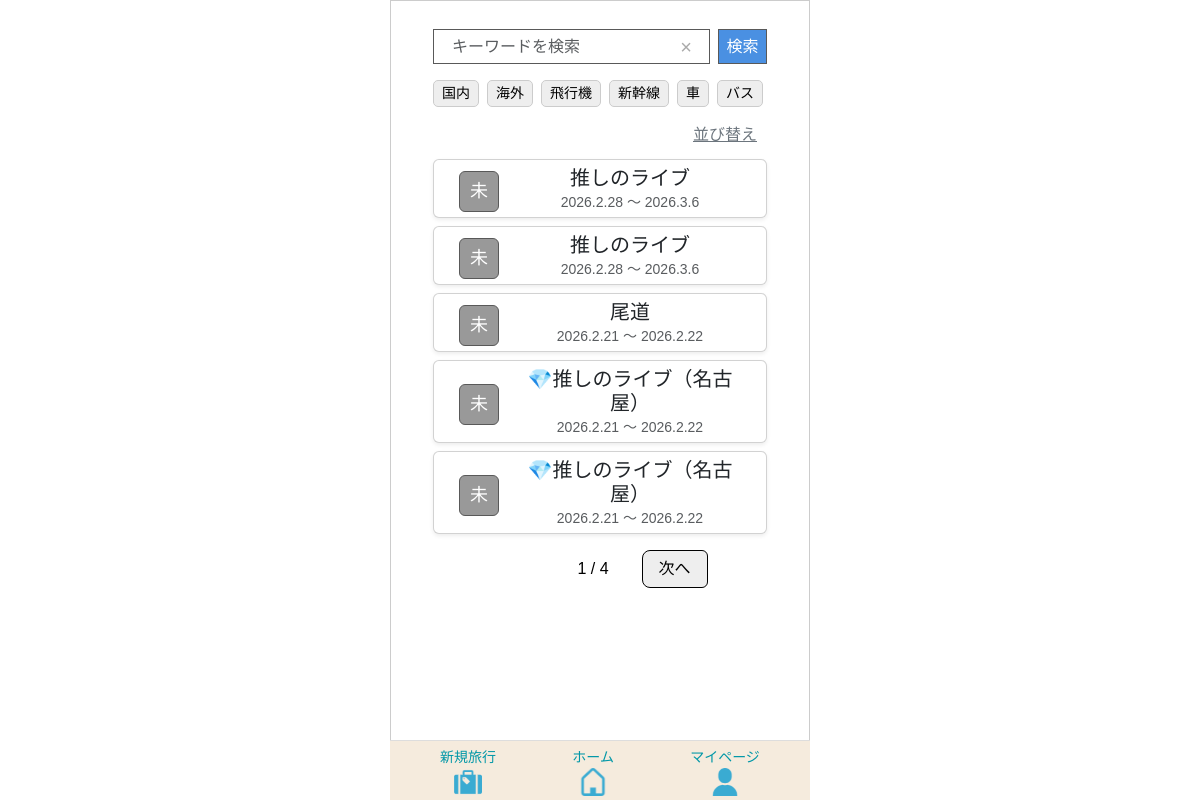
/home/ (signed in), run on an earlier commit of the app's database.
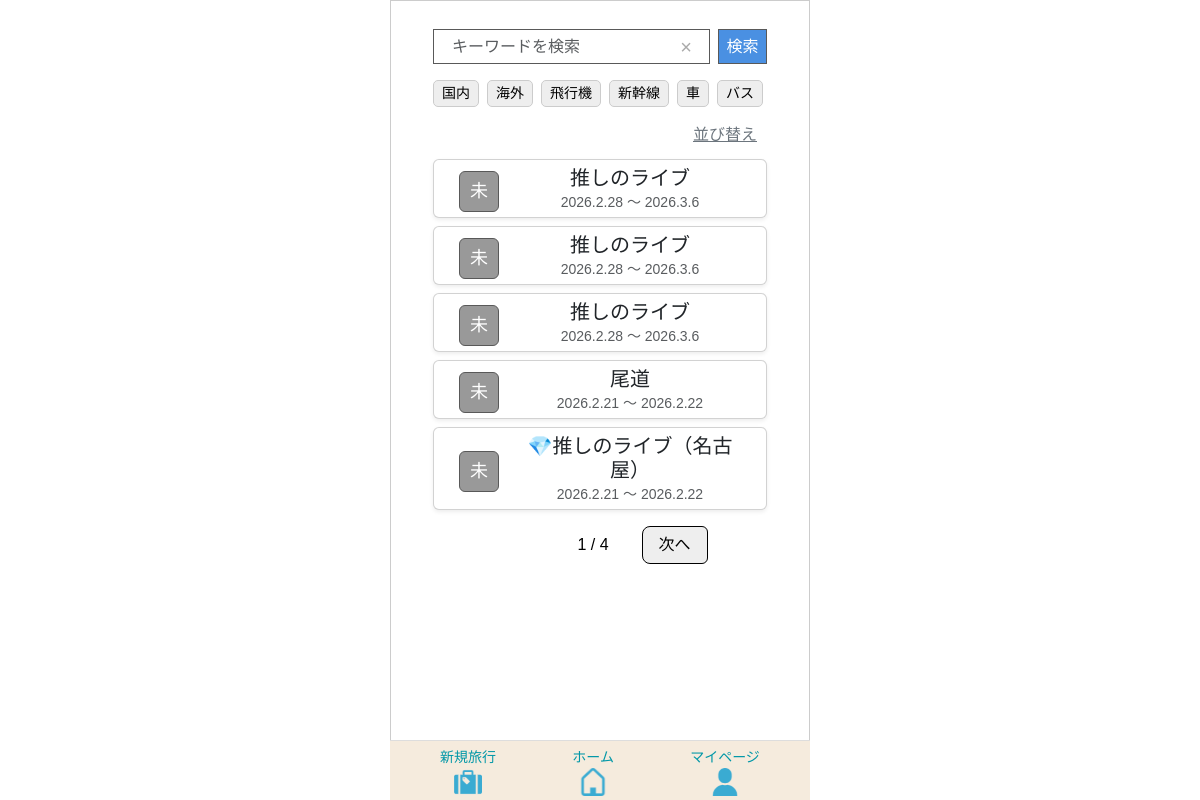
And on a later commit of the database.
### app/models/travel.py (models this page shows, shortened)
class Transport(models.Model):
    class TransportType(models.IntegerChoices):
     AIRPLANE   = 0, _("飛行機")
     SHINKANSEN = 1, _("新幹線")
     CAR        = 2, _("車")
     BUS        = 3, _("バス")
     TRAIN      = 4, _("電車")
     OTHER      = 5, _("その他")
    transport_id = models.AutoField(
        primary_key=True,
        verbose_name=_("交通手段ID")
    )
    transport_type = models.IntegerField(
    choices=TransportType.choices,
    verbose_name=_("交通手段")
    )
    created_at = models.DateTimeField(
        auto_now_add=True,
        verbose_name=_("作成日")
    )
    updated_at = models.DateTimeField(
       auto_now=True,
        verbose_name=_("更新日")
    )
    class Meta:
        verbose_name = _("交通手段")
        verbose_name_plural = _("交通手段")

class Travel_info(models.Model):
    class StayType(models.IntegerChoices):
        DAY_TRIP = 0, _("日帰り")
        STAY     = 1, _("宿泊")
    class LocationType(models.IntegerChoices):
        DOMESTIC = 0, _("国内")
        OVERSEAS = 1, _("海外")
    class StatusType(models.IntegerChoices):
        NOT_DONE  = 0, _("未")
        COMPLETE  = 1, _("完")
        PROCESSED = 2, _("済")
    travel_info_id = models.AutoField(
        primary_key=True,
        verbose_name=_("旅行情報ID")
    )
    user = models.ForeignKey(
        settings.AUTH_USER_MODEL,
        on_delete=models.CASCADE,
        verbose_name=_("ユーザーID")
    )
    travel_title = models.CharField(
        max_length=100,
        verbose_name=_("旅行タイトル")
    )
    start_date = models.DateField(
        verbose_name=_("開始日")
    )
    end_date = models.DateField(
        verbose_name=_("終了日")
    )
    stay_type = models.IntegerField(
        choices=StayType.choices,
        verbose_name=_("宿泊タイプ")
    )
    location = models.IntegerField(
        choices=LocationType.choices,
        verbose_name=_("場所"),
    )
    memo = models.CharField(
        max_length=230,
        blank=True,
        verbose_name=_("メモ")
    )
    status = models.IntegerField(
        choices=StatusType.choices,
        default=0,
        verbose_name=_("ステータス")
    )
    transport = models.ManyToManyField(
        "Transport",
        through="Travelmode",
        verbose_name=_("交通手段")
    )
    created_at = models.DateTimeField(
        auto_now_add=True,
        verbose_name=_("作成日")
    )
    updated_at = models.DateTimeField(
       auto_now=True,
        verbose_name=_("更新日")
    )
    class Meta:
        verbose_name = _("旅行情報")
        verbose_name_plural = _("旅行情報")

### app/views/home.py (the view)
# urls.py: path('home/', HomeView.as_view(), name='home'),
class HomeView(LoginRequiredMixin, TemplateView):
    template_name = "home/home.html"
    login_url = "/"
    def get(self, request, *args, **kwargs):
        if request.session.get("creating_travel"):
            Template.objects.filter(
                travel_info__isnull=True,
                user=request.user
            ).delete()
            request.session["creating_travel"] = False
        keyword = request.GET.get("keyword", "")
        travel_type = request.GET.getlist("travel_type")
        transport_filter = [t for t in request.GET.getlist("transport") if t]
        sort = request.GET.get("sort", "")
        travels = Travel_info.objects.filter(user=request.user)
        if keyword:
            travels = travels.filter(travel_title__icontains=keyword)
        if travel_type:
            travels = travels.filter(location__in=travel_type)
        if transport_filter:
            travels = travels.filter(
                transport__transport_type__in=transport_filter
            )
        today = timezone.now().date()
        completed_travel_ids = (
            TravelItem.objects
            .filter(travel_category__template__travel_info__user=request.user)
            .values("travel_category__template__travel_info")
            .annotate(
                total=Count("id"),
                done=Count("id", filter=Q(item_checked=TravelItem.ItemChecked.YES))
            )
            .filter(total=F("done"))
            .values_list("travel_category__template__travel_info", flat=True)
        )
        travels = travels.annotate(
            display_status=Case(
                When(end_date__lt=today, then=Value("済")),
                When(travel_info_id__in=completed_travel_ids, then=Value("完")),
                default=Value("未"),
                output_field=CharField()
            )
        )
        travels = travels.annotate(
            status_order=Case(
                When(display_status="完", then=0),
                When(display_status="未", then=1),
                When(display_status="済", then=2),
                default=3,
                output_field=IntegerField(),
            )
        )
        if sort == "title_asc":
            travels = travels.order_by("travel_title")
        elif sort == "title_desc":
            travels = travels.order_by("-travel_title")
        elif sort == "date_asc":
            travels = travels.order_by("start_date")
        elif sort == "date_desc":
            travels = travels.order_by("-start_date")
        else:
            travels = travels.order_by("status_order", "-start_date")
        paginator = Paginator(travels, 5)
        page = request.GET.get("page")
        travels_page = paginator.get_page(page)
        tags = Transport.objects.exclude(
            transport_type=Transport.TransportType.OTHER
        )
        return render(request, self.template_name, {
            "travels": travels_page,
            "keyword": keyword,
            "tags": tags,
            "travel_type": travel_type,
            "transport": transport_filter,
            "sort": sort,
        })

### templates/home/home.html (shortened to what this page needs)
{% extends 'base.html' %}
{% load static %}
{% block extra_css %}
{{ block.super }}
<link rel="stylesheet" href="{% static 'tabipre/css/home.css' %}">
{% endblock %}
{% block content %}
<div class="container mt-3">
    <form method="GET" id="searchForm" class="d-flex mt-2 mb-3 position-relative">
        <span id="clearBtn" class="clear-btn">&times;</span>
        <input type="text" name="keyword" id="keywordInput"
               value="{{ keyword }}"
               class="form-control me-2 search-input"
               placeholder="キーワードを検索">
        <button class="search-btn">検索</button>
    </form>
    <div class="d-flex flex-row flex-nowrap overflow-auto mb-2">
        <a href="#"
           class="tag-badge {% if '0' in travel_type %}selected{% endif %}"
           data-type="travel_type" data-value="0">国内</a>
        <a href="#"
           class="tag-badge {% if '1' in travel_type %}selected{% endif %}"
           data-type="travel_type" data-value="1">海外</a>
        {% for tag in tags %}
            <a href="#"
               class="tag-badge {% if tag.transport_type|stringformat:'s' in transport %}selected{% endif %}"
               data-type="transport"
               data-value="{{ tag.transport_type }}">
                {{ tag.get_transport_type_display }}
            </a>
        {% endfor %}
    </div>
    <div class="sort-btn-wrapper mb-2">
        <a href="#" class="sort-btn" data-bs-toggle="modal" data-bs-target="#sortModal">
            並び替え
        </a>
    </div>
    {% for t in travels %}
        <a href="{% url 'app:travel_detail' t.travel_info_id %}" class="text-decoration-none text-dark">
            <div class="card mb-2 shadow-sm">
                <div class="card-body d-flex align-items-center">
                    <div class="align-items-center">
                        {% if t.display_status == "未" %}
                            <span class="badge-t status-mi">未</span>
                        {% elif t.display_status == "完" %}
                            <span class="badge-t status-kan">完</span>
                        {% elif t.display_status == "済" %}
                            <span class="badge-t status-zumi">済</span>
                        {% endif %}
                    </div>
                    <div class="flex-grow-1 d-flex flex-column justify-content-center text-center">
                        <h5 class="card-title">{{ t.travel_title }}</h5>
                        <p class="card-text text-muted">
                            {{ t.start_date|date:"Y.n.j" }} 〜 {{ t.end_date|date:"Y.n.j" }}
                        </p>
                    </div>
                </div>
            </div>
        </a>
    {% empty %}
        <p class="text-center text-muted">旅行がありません</p>
    {% endfor %}
    <div class="d-flex justify-content-center mt-3">
        <nav>
            <ul class="pagination">
                {% if travels.has_previous %}
                    <li class="page-item">
                        <a class="page-link"
                           href="?page={{ travels.previous_page_number }}&keyword={{ keyword }}&sort={{ sort }}">
                           前へ
                        </a>
                    </li>
                {% else %}
                    <li class="page-item disabled">
                    </li>
                {% endif %}
                <li class="page-item active">
                    <span class="page-link">
                        {{ travels.number }} / {{ travels.paginator.num_pages }}
                    </span>
                </li>
                {% if travels.has_next %}
                    <li class="page-item">
                        <a class="page-link"
                           href="?page={{ travels.next_page_number }}&keyword={{ keyword }}&sort={{ sort }}">
                           次へ
                        </a>
                    </li>
                {% else %}
                    <li class="page-item disabled">
                        <span class="page-link" style="visibility: hidden;">次へ</span>
                    </li>
                {% endif %}
            </ul>
        </nav>
    </div>
</div>
{% endblock %}

What changed in the data, as far as the page shows it:
no longer on this page (row edited): Travel_info: shows "未", travel_title "💎推しのライブ（名古屋）", start_date "2026.2.21", end_date "2026.2.22"
added Travel_info: shows "未", travel_title "推しのライブ", start_date "2026.2.28", end_date "2026.3.6"
